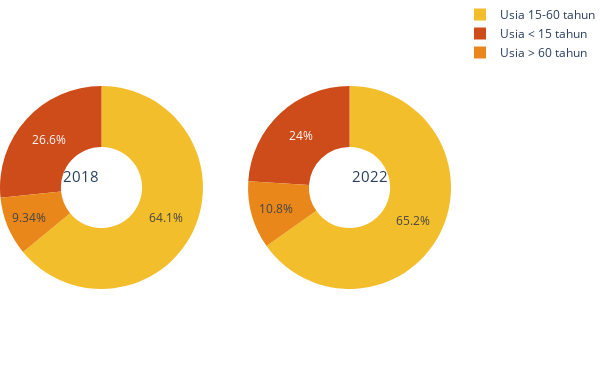

This figure's notebook cell:
### Code cell
import plotly.graph_objects as go
from plotly.subplots import make_subplots

night_colors = ['rgb(206, 75, 26)', 'rgb(243, 190, 44)', 'rgb(234, 135, 26)']
labels = ["Usia < 15 tahun", "Usia 15-60 tahun", "Usia > 60 tahun"]

# Create subplots: use 'domain' type for Pie subplot
fig = make_subplots(rows=1, cols=2, specs=[[{'type':'domain'}, {'type':'domain'}]], subplot_titles=['1980', '2007'])
fig.add_trace(go.Pie(labels=labels, values=umur_18, name="GHG Emissions", marker_colors=night_colors),
              1, 1)
fig.add_trace(go.Pie(labels=labels, values=umur_22, name="CO2 Emissions"),
              1, 2)

# Use `hole` to create a donut-like pie chart
fig.update_traces(hole=.4, hoverinfo="label+percent+name")

fig.update_layout(height=375, width=600,margin={"r":0,"t":0,"l":0,"b":0},
    # Add annotations in the center of the donut pies.
    annotations=[dict(text='2018', x=0.18, y=0.5, font_size=15, showarrow=False),
                 dict(text='2022', x=0.82, y=0.5, font_size=15, showarrow=False)])
fig.show()

### Figure 1 — Plotly figure (JSON) as saved in the notebook; plotly's stock layout.template omitted (floating-point values rounded to 4 significant figures)
{"data": [{"domain": {"x": [0, 0.45], "y": [0, 1]}, "hole": 0.4, "hoverinfo": "label+percent+name", "labels": ["Usia < 15 tahun", "Usia 15-60 tahun", "Usia > 60 tahun"], "marker": {"colors": ["rgb(206, 75, 26)", "rgb(243, 190, 44)", "rgb(234, 135, 26)"]}, "name": "GHG Emissions", "type": "pie", "values": [70490.0, 169800.0, 24750.0]}, {"domain": {"x": [0.55, 1], "y": [0, 1]}, "hole": 0.4, "hoverinfo": "label+percent+name", "labels": ["Usia < 15 tahun", "Usia 15-60 tahun", "Usia > 60 tahun"], "name": "CO2 Emissions", "type": "pie", "values": [66200.0, 179900.0, 29660.0]}], "layout": {"annotations": [{"font": {"size": 15}, "showarrow": false, "text": "2018", "x": 0.18, "xanchor": "center", "xref": "paper", "y": 0.5, "yanchor": "bottom", "yref": "paper"}, {"font": {"size": 15}, "showarrow": false, "text": "2022", "x": 0.82, "xanchor": "center", "xref": "paper", "y": 0.5, "yanchor": "bottom", "yref": "paper"}], "height": 375, "margin": {"b": 0, "l": 0, "r": 0, "t": 0}, "width": 600}}
